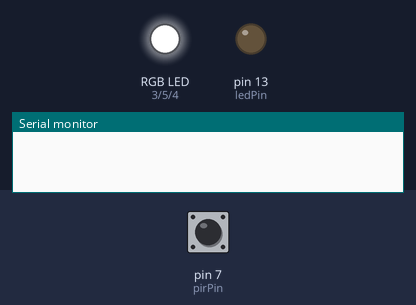
Bench run of a sketch on a simulated Arduino Uno, built with avr-gcc and run on an emulated ATmega328P. On the bench: an RGB LED mixed from three pins (HIGH = lit), output pins drawn as LEDs (lit = HIGH), the last lines printed to the serial monitor. The inputs (shaded band) are chosen by the test bench; at power-on: pin 7 (pirPin) LOW. Dim RGB values are drawn brighter than linear; random numbers use the default seed unless the sketch sets one.

Above: at 1.2 s.
1.3 s: pin 7 (pirPin) driven HIGH
At 2.6 s:
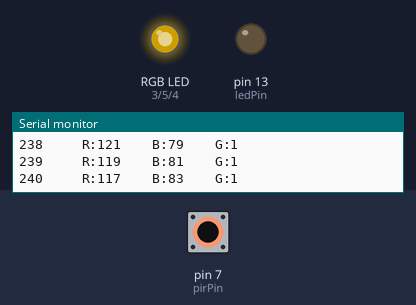
4.3 s: pin 7 (pirPin) driven LOW
At 4.7 s:
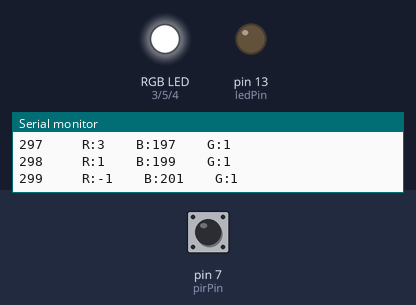
5.8 s: pin 7 (pirPin) driven HIGH
At 7.2 s:
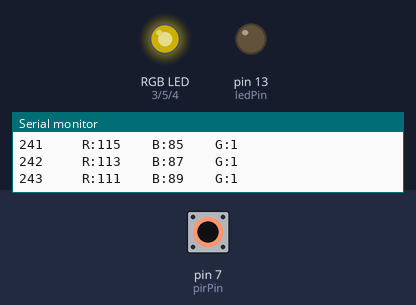
8.8 s: pin 7 (pirPin) pulsed LOW 2 times (0.12 s each, 0.3 s apart)
At 12.4 s:
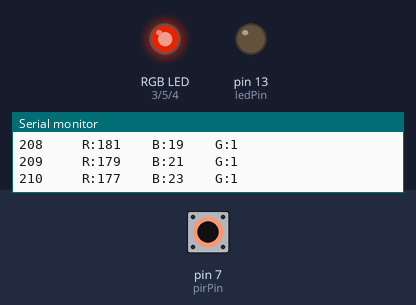
Timing chart, 0 to 68.9 s (numbered marks = the images above; inputs shaded):
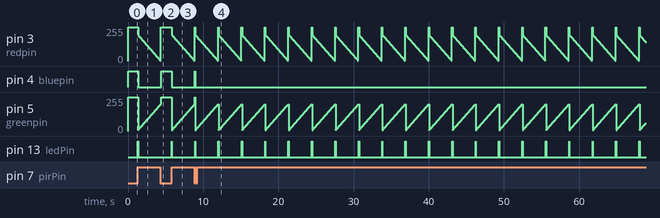

Measured:
- after the input at 1.3 s, pin 3 (redpin): moves from 255/255 to 5/255 over 2.9 s, starting after 0.05 s; pin 4 (bluepin): HIGH → LOW after 0.05 s; pin 13 (ledPin): LOW → HIGH at once, → LOW 0.05 s later
- after the input at 4.3 s, pin 4 (bluepin): LOW → HIGH after 0.09 s
- after the input at 5.8 s, pin 3 (redpin): moves from 255/255 to 5/255 over 2.9 s, starting after 0.05 s; pin 4 (bluepin): HIGH → LOW after 0.05 s; pin 13 (ledPin): LOW → HIGH at once, → LOW 0.05 s later
- after the input at 8.8 s, pin 4 (bluepin): LOW → HIGH after 0.09 s, → LOW 0.08 s later
- by itself, pin 5 (greenpin): ramps from 5/255 to 255/255 and jumps back, once every 3.1 s

The sketch:

____v1.0.ino
```cpp
/******人体感应模块实验******/
int redpin=3;//定义LED接口
int bluepin=4;
int greenpin=5;
int redval;//定义LED变量
int blueval;
int greenval;
int i=0;

int ledPin = 13;
int pirPin = 7;//设置感应端口
int pirValue;//感应变量

void setup()
{
  Serial.begin(9600);
  pinMode(pirPin,INPUT);//感应为输入端口
  pinMode(ledPin, OUTPUT);
  digitalWrite(ledPin,LOW);

  pinMode(redpin,OUTPUT);//设置LED接口为输出接口
  pinMode(bluepin,OUTPUT);
  pinMode(greenpin,OUTPUT);
  pinMode(redval,INPUT);//设置LED变量为输入值
  pinMode(blueval,INPUT);
  pinMode(greenval,INPUT);
  analogWrite(redpin,255);
  analogWrite(bluepin,255);
  analogWrite(greenpin,255);
}

void loop()
{
   int r=random(0,256);
   int g=random(0,256);
   int b=random(0,256);
   pirValue = digitalRead(pirPin);//读取感应数值赋值给变量
   if(HIGH == pirValue)
   {
     digitalWrite(ledPin,HIGH);
     delay(50);
     digitalWrite(ledPin,LOW);
     led();
   }
   else
   {
      analogWrite(redpin,255);
      analogWrite(bluepin,255);
      analogWrite(greenpin,255);
   }
}

void led()
{
  redval=199;
  greenval=2;
  blueval=1;
  for(int i=200;i<300;i++)
  {
    redval-=2;//红灯变暗
    greenval=1;//绿灯不变
    blueval+=2;// 黄灯变亮
    analogWrite(redpin,redval);//给LED接口付模拟值
    analogWrite(bluepin,greenval);
    analogWrite(greenpin,blueval);
    Serial.print(i,DEC);//显示出i的值
    Serial.print(   "     R:");//分别显示出各个LED的模拟值
    Serial.print(redval,DEC);
    Serial.print(    "    B:");
    Serial.print(blueval,DEC);
    Serial.print(    "    G:");
    Serial.println(greenval,DEC);
  }
}


//随机色
//void led()
//{
//  int r=random(0,256);
//  int g=random(0,256);
//  int b=random(0,256);
//  analogWrite(redpin,r);//给LED接口付模拟值
//  analogWrite(bluepin,g);
//  analogWrite(greenpin,b);
//  delay(2000);
//}
```
